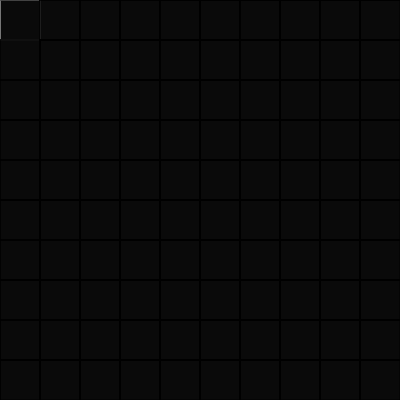
Frame 1 (no input)
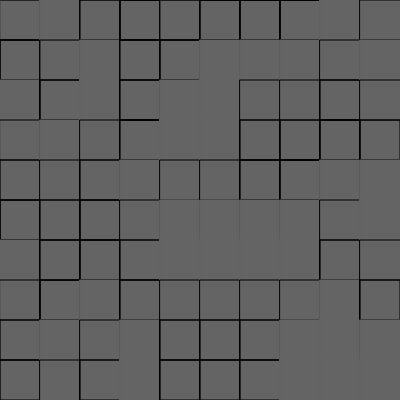
Frame 60 (no input)
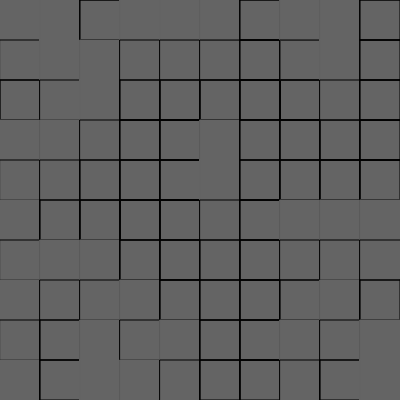
Frame 120 (the mouse pressed at the canvas centre since frame 60)

The p5.js sketch that drew these frames (run headless with seeded random() and noise() and a simulated clock; from frame 60 on, the mouse is pressed at the canvas centre):

// p5.js sketch
// ── sketch.js
let w = 40;
let grid = [];

function setup() {
  createCanvas(400, 400);
  let rows = width / w;
  let cols = height / w;

  background(10);
  stroke(255);
  noFill();

  for (let i = 0; i < rows; i++) {
    for (let j = 0; j < cols; j++) {
      grid.push(new Cell(i, j));
    }
  }
}

function draw() {
  grid.forEach(cell => cell.show());

  grid
    .filter(() => {
      const f = floor(random(100)) % 2 === 0;
      return f;
    })
    .forEach(cell => {
      cell.makeCurrent();
    });

  grid
    .filter(() => {
      const f = floor(random(100)) % 2 === 0;
      return f;
    })
    .forEach(cell => {
      cell.makeNotCurrent();
    });
}

const index = (i, offset) => {
  return i * w + offset;
};

class Cell {
  constructor(i, j) {
    this.i = i;
    this.j = j;
    this.current = false;
    this.walls = [true, true, true, true];
  }

  makeCurrent() {
    this.current = true;
  }

  makeNotCurrent() {
    this.current = false;
  }

  show() {
    let { i, j } = this;

    // top line
    if (this.walls[0]) {
      line(index(i, 0), index(j, 0), index(i, w), index(j, 0));
    }

    // right line
    if (this.walls[1]) {
      line(index(i, w), index(j, 0), index(i, w), index(j, w));
    }

    // bottom line
    if (this.walls[2]) {
      line(index(i, 0), index(j, w), index(i, w), index(j, w));
    }

    // left line
    if (this.walls[3]) {
      line(index(i, 0), index(j, 0), index(i, 0), index(j, w));
    }

    if (this.current) {
      fill(100);
      stroke(100);
      rect(index(i, 0), index(j, 0), index(i, w), index(j, w));
    } else {
      noFill();
      stroke(0);
      rect(index(i, 0), index(j, 0), index(i, w), index(j, w));
    }
  }
}
